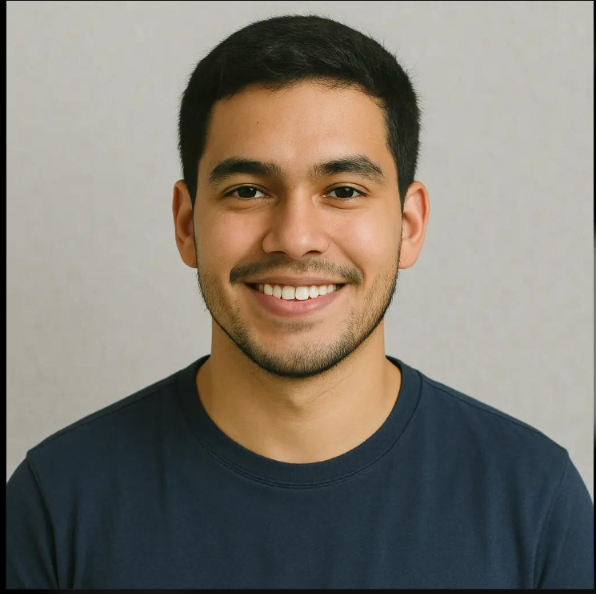
#> input picture face.jpg, 596 x 594 px
$ python model3.py
#> lines starting #> are read from the running program, lines starting #| are printed output that depends on the picture; after the words box and inside, x2 and y2 are one past the last pixel; in counts of white or black regions, pixels touching at a corner belong together

import cv2

face_cascade = cv2.CascadeClassifier(
    cv2.data.haarcascades + 'haarcascade_frontalface_default.xml')

eye_cascade = cv2.CascadeClassifier(
    cv2.data.haarcascades + 'haarcascade_eye.xml')

smile_cascade = cv2.CascadeClassifier(
    cv2.data.haarcascades + 'haarcascade_smile.xml')

img = cv2.imread('face.jpg')
#> img is the input picture: shape (594, 596, 3); mean B, G, R 114.2, 123.7, 129.5
gray = cv2.cvtColor(img, cv2.COLOR_BGR2GRAY)
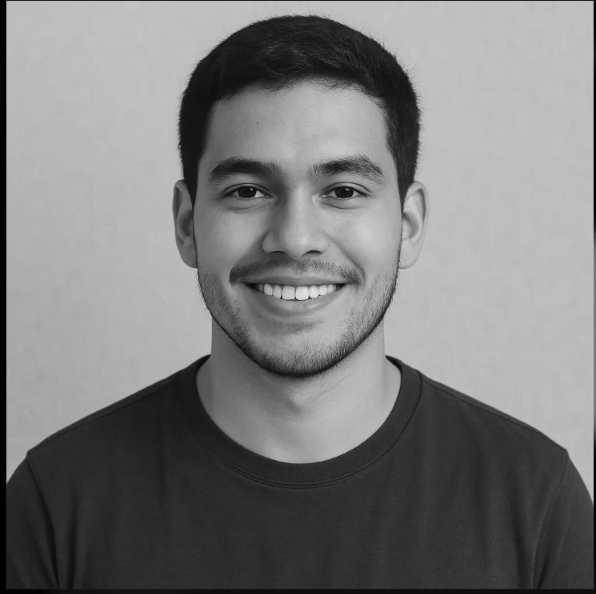
#> gray: shape (594, 596); min 0, max 231, mean 124.4

faces = face_cascade.detectMultiScale(gray, 1.3, 5)
#> faces = [[159, 82, 272, 272]]

for (x, y, w, h) in faces:

    cv2.rectangle(img, (x, y), (x+w, y+h), (255, 0, 0), 2)

    roi_gray = gray[y:y+h, x:x+w]
    roi_color = img[y:y+h, x:x+w]

    eyes = eye_cascade.detectMultiScale(roi_gray, 1.3, 5)

    smiles = smile_cascade.detectMultiScale(
        roi_gray, 1.7, 20)

    for (ex, ey, ew, eh) in eyes:
        cv2.rectangle(roi_color, (ex, ey),
                      (ex+ew, ey+eh), (0, 255, 0), 2)

    for (sx, sy, sw, sh) in smiles:
        cv2.rectangle(roi_color, (sx, sy),
                      (sx+sw, sy+sh), (0, 0, 255), 2)
#> this loop made 1 pass
#> (x, y, w, h, eyes, smiles) on pass 1: (159, 82, 272, 272, [[54, 79, 62, 62], [149, 80, 61, 61]], [[86, 184, 104, 52], [52, 160, 177, 88]])
#> pass 1, `roi_gray = gray[y:y+h, x:x+w]`:
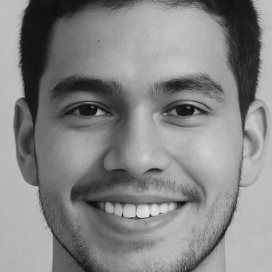
#> roi_gray: shape (272, 272); min 10, max 231, mean 133.1
#> pass 1, `roi_color = img[y:y+h, x:x+w]`:
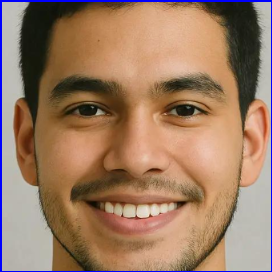
#> roi_color: shape (272, 272, 3); mean B, G, R 99.7, 123.5, 156.4
#> after the loop:
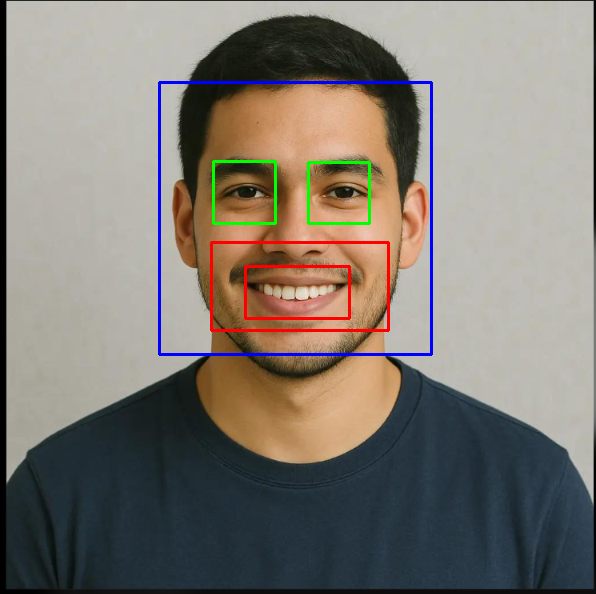
#> img: shape (594, 596, 3); 2.05% of pixels changed, all inside (x1, y1, x2, y2) = (158, 81, 433, 356)
#> after the loop:
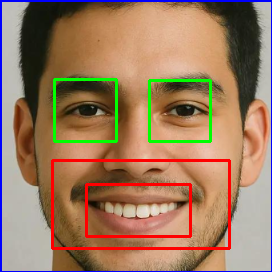
#> roi_color: shape (272, 272, 3); 5.39% of pixels changed, all inside (x1, y1, x2, y2) = (51, 78, 231, 250)

cv2.imshow("Eye and Smile Detection", img)
cv2.waitKey(0)
cv2.destroyAllWindows()
